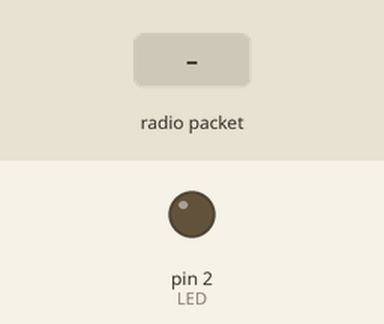
This sketch was run on a simulated Arduino Uno, built with avr-gcc and run on an emulated ATmega328P. On the bench: output pins drawn as LEDs (lit = HIGH). Inputs (shaded band) come from the test bench. No radio packets arrive unless stated; what the sketch prints to the serial monitor is not drawn.

Above: at 8.8 s.
8.9 s: radio packet "1" arrives
At 10.2 s:
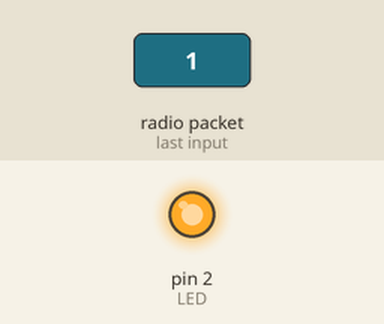
Timing chart, 0 to 25.7 s (numbered marks = the images above; inputs shaded):
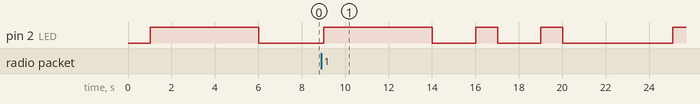

The sketch:

Receptor_-_E.ino
```cpp
//Bibliotecas
#include <SPI.h>
#include <LoRa.h>

//Definição dos pinos utilizados pelo LoRa
#define SS 30
#define RST 13
#define D0 11

int ciclo = 0;
int mensagem = 0;

void setup() {
  //Inicia comunicação serial
  Serial.begin(115200);

  //Configura o botão e o LED
  pinMode(10, INPUT);  //Botão
  pinMode(2, OUTPUT); //LED

  //Configura os pinos do Lora
  LoRa.setPins(SS, RST, D0);

  //Configurando a frequência do LoRa
  while (!LoRa.begin(915E6)) {
    Serial.println(" ... ");
    delay(500);
  }

  //Sincroniza LoRa Emissor-Receptor
  LoRa.setSyncWord(0xAA);
  Serial.println("Sincronização Completa");
}

void loop() {

      //Placa é Receptor
      int packetSize = LoRa.parsePacket();
      if (packetSize)
      {
      //Uma mensagem foi recebida
      Serial.print("Mensagem Recebida");

      //Pisca o LED
      digitalWrite(2, HIGH);
      delay(1000);
      digitalWrite(2, LOW);

      //Leitura da mensagem
      while (LoRa.available())
      {
        String LoRaData = LoRa.readString();
        mensagem = Serial.print(LoRaData);
      }
      }
      delay(1000);

      if (mensagem == Serial.print(ciclo))
      {
        //Placa é Emissor
        Serial.print("Emitindo Mensagem: ");

        //Pisca o LED
        digitalWrite(2, HIGH);
        delay(1000);
        digitalWrite(2, LOW);

        //Enviando a mensagem
        LoRa.beginPacket();
        LoRa.print(ciclo);
        LoRa.print("OK");
        LoRa.endPacket();
        delay(2000);
        ciclo ++;
      }
      else
      {
        //Pisca o LED
        digitalWrite(2, HIGH);
        delay(5000);
        digitalWrite(2, LOW);
      }
      delay (2000);
}
```

Measured:
- by itself, pin 2 (LED): repeats every 3.0 s: LOW 2.0 s, HIGH 1.0 s
